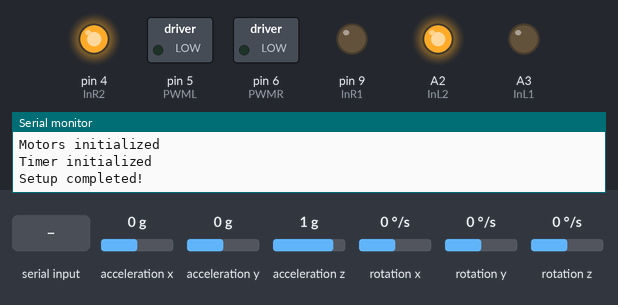
A sketch run on a simulated Arduino Uno, built with avr-gcc and run on an emulated ATmega328P. Shown: switched loads named in the sketch (green lamp = pin HIGH), output pins drawn as LEDs (lit = HIGH), the last lines printed to the serial monitor. The inputs (shaded band) are chosen by the test bench; at power-on: acceleration x 0 g, acceleration y 0 g, acceleration z 1 g, rotation x 0 °/s, rotation y 0 °/s, rotation z 0 °/s.

Above: at 3.2 s.
3.3 s: acceleration x set to -1.4 g
At 3.7 s:
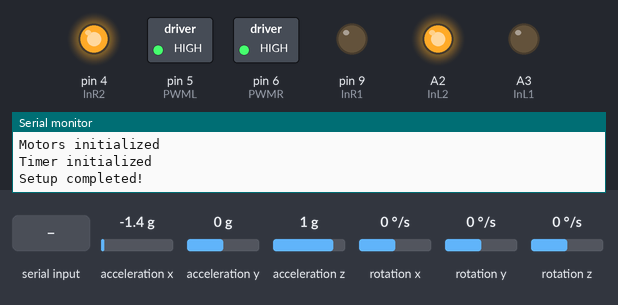
4.8 s: acceleration x set to 0.8 g
At 6.2 s:
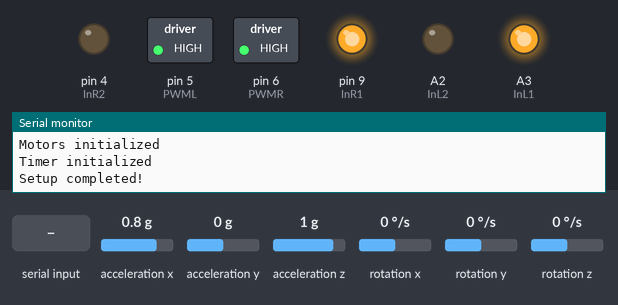
6.5 s: acceleration x set to -0.8 g
At 7.8 s:
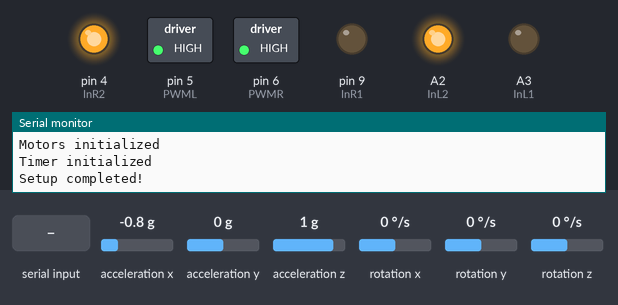
8.2 s: "p=\n" received over the second serial link
9.7 s: "i=\n" received over the second serial link
At 10.1 s:
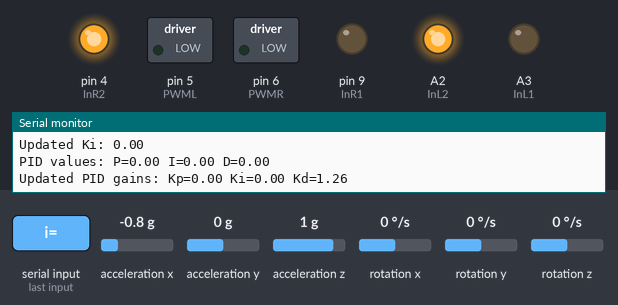
11.2 s: "p=90\n" received over the second serial link
At 12.5 s:
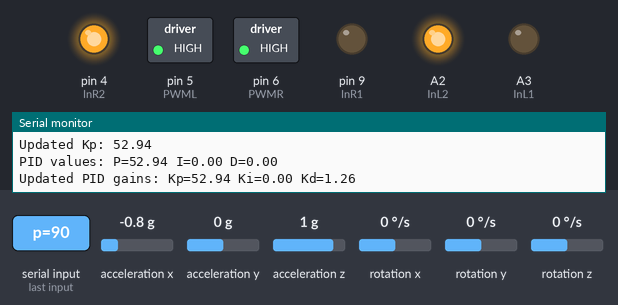
Timing chart, 0 to 13.7 s (numbered marks = the images above; inputs shaded):
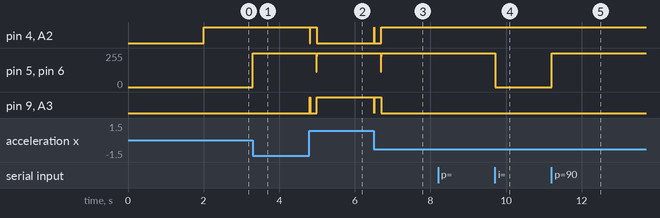

Measured:
- after the input at 3.3 s, pin 5 (PWML), pin 6 (PWMR): 0/255 → 255/255 at once
- after the input at 4.8 s, pin 4 (InR2), A2 (InL2): HIGH → LOW at once, → HIGH 0.01 s later, → LOW 0.18 s later; pin 5 (PWML), pin 6 (PWMR): 255/255 → 115/255 after 0.18 s, → 231/255 0.01 s later, → 255/255 0.01 s later; pin 9 (InR1), A3 (InL1): LOW → HIGH at once, → LOW 0.01 s later, → HIGH 0.18 s later
- after the input at 6.5 s, pin 4 (InR2), A2 (InL2): LOW → HIGH at once, → LOW 0.01 s later, → HIGH 0.18 s later; pin 5 (PWML), pin 6 (PWMR): 255/255 → 115/255 after 0.19 s, → 231/255 0.01 s later, → 255/255 0.01 s later; pin 9 (InR1), A3 (InL1): HIGH → LOW at once, → HIGH 0.01 s later, → LOW 0.18 s later
- after the input at 9.7 s, pin 5 (PWML), pin 6 (PWMR): 255/255 → 0/255 at once
- after the input at 11.2 s, pin 5 (PWML), pin 6 (PWMR): 0/255 → 255/255 at once

The sketch:

Tuning.ino
```cpp
#include <MPU6050_light.h>
#include "Wire.h"
#include <SoftwareSerial.h>

#define RX_PIN A1 // Connect to TX of Bluetooth module
#define TX_PIN A0 // Connect to RX of Bluetooth module
SoftwareSerial bluetooth(RX_PIN, TX_PIN);

// Define MPU6050 object
MPU6050 mpu(Wire);

// Variables for tilt angle
float tilt = 0.0, tilt_old = 0.0, tilt_dot = 0.0, integral_tilt = 0.0;

// Final output for wheel velocity
int control_output = 0;

// PID gains
float kp = 47.0;
float kd = 1.26;
float ki = 750;

// Define motor pins
#define InL1 A3    // INA motor pin
#define PWML 5     // PWM motor pin
#define InL2 A2    // INB motor pin
#define InR1 9     // INA motor pin
#define PWMR 6     // PWM motor pin
#define InR2 4     // INB motor pin

// Desired tilt angle
float desired_tilt = 0.0;

// Maximum integral windup limit
#define INTEGRAL_LIMIT 10.0

String bluetoothBuffer = ""; // Buffer to store incoming data

// Variables to store PID values
float pid_p = 0, pid_i = 0, pid_d = 0;

// Motor initialization function
void motor_init() {
    pinMode(InL1, OUTPUT);
    pinMode(InL2, OUTPUT);
    pinMode(PWML, OUTPUT);
    digitalWrite(InL1, LOW);
    digitalWrite(InL2, LOW);
    analogWrite(PWML, 0);

    pinMode(InR1, OUTPUT);
    pinMode(InR2, OUTPUT);
    pinMode(PWMR, OUTPUT);
    digitalWrite(InR1, LOW);
    digitalWrite(InR2, LOW);
    analogWrite(PWMR, 0);
}

// Timer1 ISR for IMU
void timer1_init() {
    cli();  // Clear global interrupts
    TIMSK1 = 0x01;  // Timer1 overflow interrupt enable
    TCCR1B = 0x00;  // Stop
    TCNT1H = 0xA2;  // Counter higher 8 bit value
    TCNT1L = 0x3F;  // Counter lower 8 bit value
    TCCR1A = 0x00;
    TCCR1C = 0x00;
    TCCR1B = 0x02;  // Start Timer, prescaler 8
    sei();  // Enable global interrupts
}

// Motor control function for left motor
void motor_control_L(int pwm) {
    if (pwm < 0) {
        digitalWrite(InL1, HIGH);
        digitalWrite(InL2, LOW);
        pwm = -pwm;
    } else {
        digitalWrite(InL1, LOW);
        digitalWrite(InL2, HIGH);
    }
    analogWrite(PWML, pwm);
}

// Motor control function for right motor
void motor_control_R(int pwm) {
    if (pwm < 0) {
        digitalWrite(InR1, HIGH);
        digitalWrite(InR2, LOW);
        pwm = -pwm;
    } else {
        digitalWrite(InR1, LOW);
        digitalWrite(InR2, HIGH);
    }
    analogWrite(PWMR, pwm);
}

// ISR for Timer1 overflow
ISR(TIMER1_OVF_vect) {
    sei();
    TCNT1H = 0xA2;
    TCNT1L = 0x3F;
    mpu.update();  // Update IMU data
    cli();
    feedback();
    control_eqn();  // Call control_eqn to apply updated PID values
}

// Feedback function
void feedback() {
    // Get tilt angle from MPU6050
    tilt = mpu.getAngleY();
    tilt_dot = (tilt - tilt_old) / 0.012;  // Calculate tilt rate
    tilt_old = tilt;

    // Calculate integral term and constrain to prevent windup
    integral_tilt += tilt * 0.012;
    integral_tilt = constrain(integral_tilt, -INTEGRAL_LIMIT, INTEGRAL_LIMIT);
}

// Control equation function
void control_eqn() {
    // PID control (use updated kp, ki, kd)
    float control = (kp * (tilt - desired_tilt)) + (kd * tilt_dot) + (ki * integral_tilt);

    // Constrain output for PWM (0-255)
    control_output = constrain(control, -255, 255);

    // Drive motors
    motor_control_L(control_output);
    motor_control_R(control_output);
}

// Function to parse Bluetooth data and update PID gains
void parseBluetoothData(String data) {
  // Check and extract 'p', 'i', and 'd' values
  if (data.startsWith("p=")) {
    int raw_p = data.substring(2).toInt(); // Extract raw value
    pid_p = mapFloat(raw_p, 0, 255, 0, 150); // Scale to 0-150
    kp = pid_p; // Update kp with pid_p value
    Serial.print("Updated Kp: ");
    Serial.println(kp);
  } else if (data.startsWith("i=")) {
    int raw_i = data.substring(2).toInt(); // Extract raw value
    pid_i = mapFloat(raw_i, 0, 255, 0, 600); // Scale to 0-600
    ki = pid_i; // Update ki with pid_i value
    Serial.print("Updated Ki: ");
    Serial.println(ki);
  } else if (data.startsWith("d=")) {
    int raw_d = data.substring(2).toInt(); // Extract raw value
    pid_d = mapFloat(raw_d, 0, 255, 0, 50); // Scale to 0-50
    kd = pid_d; // Update kd with pid_d value
    Serial.print("Updated Kd: ");
    Serial.println(kd);
  }

  // Debugging printout of PID values
  Serial.println("PID values: P=" + String(pid_p, 2) + " I=" + String(pid_i, 2) + " D=" + String(pid_d, 2));
  Serial.println("Updated PID gains: Kp=" + String(kp, 2) + " Ki=" + String(ki, 2) + " Kd=" + String(kd, 2));
}

// Function to map a float value from one range to another
float mapFloat(int x, int in_min, int in_max, float out_min, float out_max) {
  return (float)(x - in_min) * (out_max - out_min) / (in_max - in_min) + out_min;
}

// Setup function
void setup() {
    Serial.begin(115200);
    Serial.println("Setup starting...");

    // MPU6050 setup
    Wire.begin();
    byte status = mpu.begin();
    Serial.print(F("MPU6050 status: "));
    Serial.println(status);
    if (status != 0) {
        Serial.println("MPU initialization failed! Check connections.");
        while (1);  // Halt program if MPU initialization fails
    }
    Serial.println("MPU initialization done");
    delay(1000);
    mpu.calcOffsets(true, true);

    // Get initial tilt angle
    mpu.update();
    tilt = mpu.getAngleY();
    Serial.print("Initial tilt angle: ");
    Serial.println(tilt);
    desired_tilt = tilt;

    // Motor setup
    motor_init();
    Serial.println("Motors initialized");

    // Timer setup
    timer1_init();
    Serial.println("Timer initialized");

    Serial.println("Setup completed!");
}

// Loop function
void loop() {
    // Check if data is available from Bluetooth
  if (bluetooth.available()) {
    char receivedChar = bluetooth.read(); // Read one character
    if (receivedChar == '\n' || receivedChar == '\r') {
      // End of a message
      if (bluetoothBuffer.length() > 0) {
        parseBluetoothData(bluetoothBuffer); // Parse the received data
        bluetoothBuffer = ""; // Clear buffer for next message
      }
    } else {
      bluetoothBuffer += receivedChar; // Append character to the buffer
    }
  }
}
```
